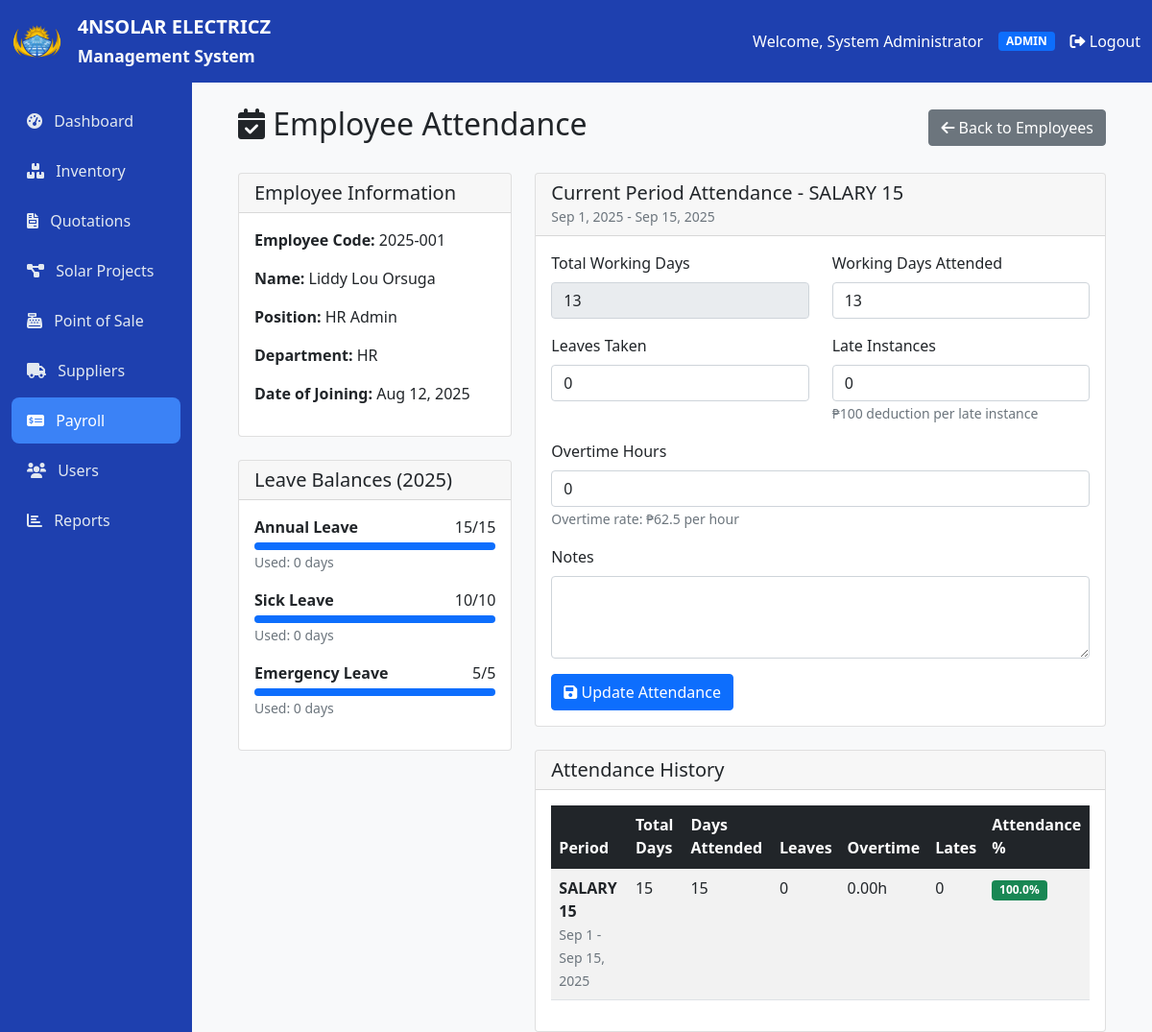
Screenshot of /employee_attendance.php?id=6 (signed in) with the database file from the repository.
### tables this page shows
CREATE TABLE `employees` (
  `id` int(11) NOT NULL,
  `employee_code` varchar(20) NOT NULL,
  `first_name` varchar(50) NOT NULL,
  `last_name` varchar(50) NOT NULL,
  `email` varchar(100) DEFAULT NULL,
  `phone` varchar(20) DEFAULT NULL,
  `address` text DEFAULT NULL,
  `date_of_joining` date NOT NULL,
  `basic_salary` decimal(10,2) NOT NULL,
  `package_salary` decimal(10,2) NOT NULL,
  `allowances` decimal(10,2) DEFAULT 0.00,
  `position` varchar(100) DEFAULT NULL,
  `department` varchar(100) DEFAULT NULL,
  `employment_status` enum('active','inactive','terminated') DEFAULT 'active',
  `created_at` timestamp NOT NULL DEFAULT current_timestamp(),
  `updated_at` timestamp NOT NULL DEFAULT current_timestamp() ON UPDATE current_timestamp(),
  `created_by` int(11) DEFAULT NULL
);

CREATE TABLE `employee_leave_balances` (
  `id` int(11) NOT NULL,
  `employee_id` int(11) NOT NULL,
  `leave_type` enum('annual','sick','emergency','maternity','paternity') NOT NULL,
  `total_allocated` int(11) NOT NULL,
  `used_leaves` int(11) DEFAULT 0,
  `balance_leaves` int(11) NOT NULL,
  `year` year(4) NOT NULL,
  `created_at` timestamp NOT NULL DEFAULT current_timestamp(),
  `updated_at` timestamp NOT NULL DEFAULT current_timestamp() ON UPDATE current_timestamp()
);

CREATE TABLE `payroll_periods` (
  `id` int(11) NOT NULL,
  `period_name` varchar(50) NOT NULL,
  `start_date` date NOT NULL,
  `end_date` date NOT NULL,
  `total_working_days` int(11) NOT NULL,
  `status` enum('draft','finalized','paid') DEFAULT 'draft',
  `created_at` timestamp NOT NULL DEFAULT current_timestamp(),
  `updated_at` timestamp NOT NULL DEFAULT current_timestamp() ON UPDATE current_timestamp(),
  `created_by` int(11) DEFAULT NULL
);

CREATE TABLE `employee_attendance` (
  `id` int(11) NOT NULL,
  `employee_id` int(11) NOT NULL,
  `period_id` int(11) NOT NULL,
  `working_days_attended` int(11) NOT NULL,
  `leaves_taken` int(11) DEFAULT 0,
  `overtime_hours` decimal(5,2) DEFAULT 0.00,
  `late_instances` int(11) DEFAULT 0,
  `notes` text DEFAULT NULL,
  `created_at` timestamp NOT NULL DEFAULT current_timestamp(),
  `updated_at` timestamp NOT NULL DEFAULT current_timestamp() ON UPDATE current_timestamp()
);

### employee_attendance.php (the view, shortened to what this page needs)
<?php
require_once 'includes/auth.php';
$employee_id = $_GET['id'] ?? 0;
try {
    $stmt = $pdo->prepare("SELECT * FROM employees WHERE id = ?");
    $stmt->execute([$employee_id]);
    $employee = $stmt->fetch();
} catch (PDOException $e) {
    die("Error fetching employee: " . $e->getMessage());
}
try {
    $stmt = $pdo->query("SELECT * FROM payroll_periods WHERE status = 'draft' ORDER BY id DESC LIMIT 1");
    $current_period = $stmt->fetch();
} catch (PDOException $e) {
    $current_period = null;
}
$attendance = null;
if ($current_period) {
    try {
        $stmt = $pdo->prepare("SELECT * FROM employee_attendance WHERE employee_id = ? AND period_id = ?");
        $stmt->execute([$employee_id, $current_period['id']]);
        $attendance = $stmt->fetch();
    } catch (PDOException $e) {
        $error = "Error fetching attendance: " . $e->getMessage();
    }
}
try {
    $stmt = $pdo->prepare("
        SELECT leave_type, total_allocated, used_leaves, balance_leaves
        FROM employee_leave_balances
        WHERE employee_id = ? AND year = YEAR(CURDATE())
    ");
    $stmt->execute([$employee_id]);
    $leave_balances = $stmt->fetchAll();
} catch (PDOException $e) {
    $leave_balances = [];
}
try {
    $stmt = $pdo->prepare("
        SELECT ea.*, pp.period_name, pp.start_date, pp.end_date, pp.total_working_days
        FROM employee_attendance ea
        JOIN payroll_periods pp ON ea.period_id = pp.id
        WHERE ea.employee_id = ?
        ORDER BY pp.start_date DESC
    ");
    $stmt->execute([$employee_id]);
    $attendance_history = $stmt->fetchAll();
} catch (PDOException $e) {
    $attendance_history = [];
}
include 'includes/header.php';
?>
<div class="container mt-4">
    <div class="row">
        <div class="col-12">
            <div class="d-flex justify-content-between align-items-center mb-4">
                <h2><i class="fas fa-calendar-check"></i> Employee Attendance</h2>
                <a href="employees.php" class="btn btn-secondary">
                    <i class="fas fa-arrow-left"></i> Back to Employees
                </a>
            </div>
            <div class="row">
                <div class="col-lg-4">
                    <div class="card mb-4">
                        <div class="card-header">
                            <h5 class="mb-0">Employee Information</h5>
                        </div>
                        <div class="card-body">
                            <p><strong>Employee Code:</strong> <?= htmlspecialchars($employee['employee_code']) ?></p>
                            <p><strong>Name:</strong> <?= htmlspecialchars($employee['first_name'] . ' ' . $employee['last_name']) ?></p>
                            <p><strong>Position:</strong> <?= htmlspecialchars($employee['position']) ?></p>
                            <p><strong>Department:</strong> <?= htmlspecialchars($employee['department']) ?></p>
                            <p><strong>Date of Joining:</strong> <?= date('M j, Y', strtotime($employee['date_of_joining'])) ?></p>
                        </div>
                    </div>
                    <div class="card">
                        <div class="card-header">
                            <h5 class="mb-0">Leave Balances (<?= date('Y') ?>)</h5>
                        </div>
                        <div class="card-body">
                            <?php foreach ($leave_balances as $leave): ?>
                                <div class="mb-3">
                                    <div class="d-flex justify-content-between">
                                        <strong><?= ucfirst($leave['leave_type']) ?> Leave</strong>
                                        <span><?= $leave['balance_leaves'] ?>/<?= $leave['total_allocated'] ?></span>
                                    </div>
                                    <div class="progress mt-1" style="height: 8px;">
                                        <div class="progress-bar" style="width: <?= ($leave['balance_leaves'] / $leave['total_allocated']) * 100 ?>%"></div>
                                    </div>
                                    <small class="text-muted">Used: <?= $leave['used_leaves'] ?> days</small>
                                </div>
                            <?php endforeach; ?>
                        </div>
                    </div>
                </div>
                <div class="col-lg-8">
                    <?php if ($current_period): ?>
                        <div class="card mb-4">
                            <div class="card-header">
                                <h5 class="mb-0">Current Period Attendance - <?= htmlspecialchars($current_period['period_name']) ?></h5>
                                <small class="text-muted">
                                    <?= date('M j, Y', strtotime($current_period['start_date'])) ?> -
                                    <?= date('M j, Y', strtotime($current_period['end_date'])) ?>
                                </small>
                            </div>
                            <div class="card-body">
                                <form method="POST">
                                    <div class="row">
                                        <div class="col-md-6">
                                            <div class="mb-3">
                                                <label class="form-label">Total Working Days</label>
                                                <input type="number" class="form-control" value="<?= $current_period['total_working_days'] ?>" readonly>
                                            </div>
                                        </div>
                                        <div class="col-md-6">
                                            <div class="mb-3">
                                                <label class="form-label">Working Days Attended</label>
                                                <input type="number" class="form-control" name="working_days_attended"
                                                       value="<?= $attendance ? $attendance['working_days_attended'] : $current_period['total_working_days'] ?>"
                                                       min="0" max="<?= $current_period['total_working_days'] ?>" required>
                                            </div>
                                        </div>
                                    </div>
                                    <div class="row">
                                        <div class="col-md-6">
                                            <div class="mb-3">
                                                <label class="form-label">Leaves Taken</label>
                                                <input type="number" class="form-control" name="leaves_taken"
                                                       value="<?= $attendance ? $attendance['leaves_taken'] : 0 ?>" min="0">
                                            </div>
                                        </div>
                                        <div class="col-md-6">
                                            <div class="mb-3">
                                                <label class="form-label">Late Instances</label>
                                                <input type="number" class="form-control" name="late_instances"
                                                       value="<?= $attendance ? $attendance['late_instances'] : 0 ?>" min="0">
                                                <small class="text-muted">₱100 deduction per late instance</small>
                                            </div>
                                        </div>
                                    </div>
                                    <div class="mb-3">
                                        <label class="form-label">Overtime Hours</label>
                                        <input type="number" class="form-control" name="overtime_hours"
                                               value="<?= $attendance ? $attendance['overtime_hours'] : 0 ?>"
                                               step="0.25" min="0">
                                        <small class="text-muted">Overtime rate: ₱62.5 per hour</small>
                                    </div>
                                    <div class="mb-3">
                                        <label class="form-label">Notes</label>
                                        <textarea class="form-control" name="notes" rows="3"><?= $attendance ? htmlspecialchars($attendance['notes']) : '' ?></textarea>
                                    </div>
                                    <button type="submit" name="update_attendance" class="btn btn-primary">
                                        <i class="fas fa-save"></i> Update Attendance
                                    </button>
                                </form>
                            </div>
                        </div>
                    <?php endif; ?>
                    <?php if (!empty($attendance_history)): ?>
                        <div class="card">
                            <div class="card-header">
                                <h5 class="mb-0">Attendance History</h5>
                            </div>
                            <div class="card-body">
                                <div class="table-responsive">
                                    <table class="table table-striped table-hover">
                                        <thead class="table-dark">
                                            <tr>
                                                <th>Period</th>
                                                <th>Total Days</th>
                                                <th>Days Attended</th>
                                                <th>Leaves</th>
                                                <th>Overtime</th>
                                                <th>Lates</th>
                                                <th>Attendance %</th>
                                            </tr>
                                        </thead>
                                        <tbody>
                                            <?php foreach ($attendance_history as $record): ?>
                                                <tr>
                                                    <td>
                                                        <strong><?= htmlspecialchars($record['period_name']) ?></strong><br>
                                                        <small class="text-muted">
                                                            <?= date('M j', strtotime($record['start_date'])) ?> -
                                                            <?= date('M j, Y', strtotime($record['end_date'])) ?>
                                                        </small>
                                                    </td>
                                                    <td><?= $record['total_working_days'] ?></td>
                                                    <td><?= $record['working_days_attended'] ?></td>
                                                    <td><?= $record['leaves_taken'] ?></td>
                                                    <td><?= $record['overtime_hours'] ?>h</td>
                                                    <td><?= $record['late_instances'] ?></td>
                                                    <td>
                                                        <?php
                                                        $attendance_percentage = ($record['working_days_attended'] / $record['total_working_days']) * 100;
                                                        $badge_class = $attendance_percentage >= 95 ? 'success' : ($attendance_percentage >= 90 ? 'warning' : 'danger');
                                                        ?>
                                                        <span class="badge bg-<?= $badge_class ?>">
                                                            <?= number_format($attendance_percentage, 1) ?>%
                                                        </span>
                                                    </td>
                                                </tr>
                                            <?php endforeach; ?>
                                        </tbody>
                                    </table>
                                </div>
                            </div>
                        </div>
                    <?php endif; ?>
                </div>
            </div>
        </div>
    </div>
</div>
<?php include 'includes/footer.php'; ?>

### rows the page displays
employees: employee_code "2025-001", first_name+last_name "Liddy Lou Orsuga", position "HR Admin", department "HR", date_of_joining "Aug 12, 2025"
employee_leave_balances: leave_type "Annual", balance_leaves "15", total_allocated "15", used_leaves "0"
employee_leave_balances: leave_type "Sick", balance_leaves "10", total_allocated "10", used_leaves "0"
employee_leave_balances: leave_type "Emergency", balance_leaves "5", total_allocated "5", used_leaves "0"
payroll_periods: period_name "SALARY 15", start_date "Sep 1, 2025", end_date "Sep 15, 2025", total_working_days "13", working_days_attended "13"
employee_attendance: period.period_name "SALARY 15", period.start_date "Sep 1", period.end_date "Sep 15, 2025", period.total_working_days "15", working_days_attended "15", leaves_taken "0", overtime_hours "0.00", late_instances "0", working_days_attended.total_working_days "100.0"

### other values shown
$_SESSION['full_name'] "System Administrator"
$_SESSION['role'] "ADMIN"
